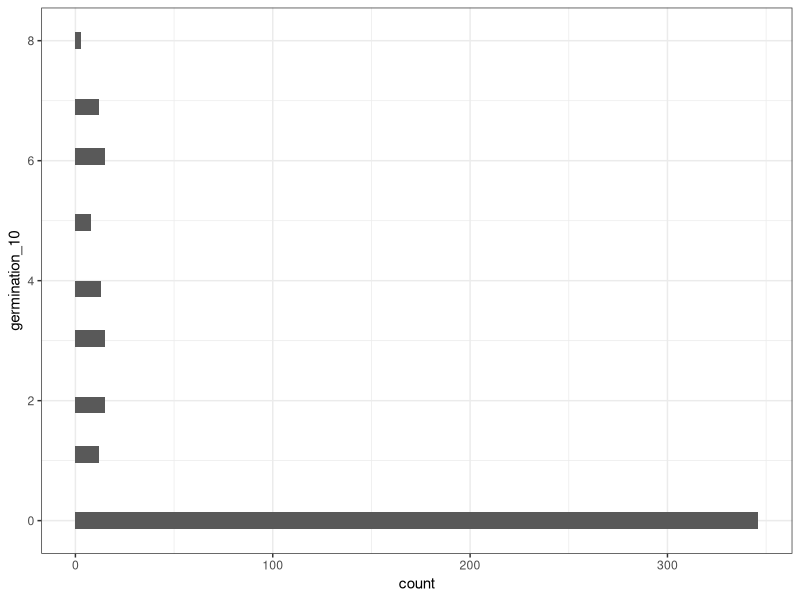
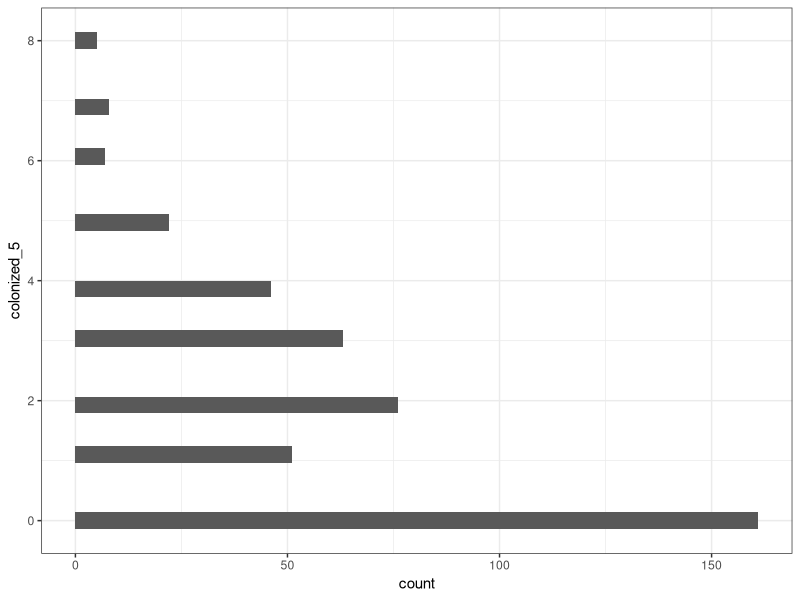
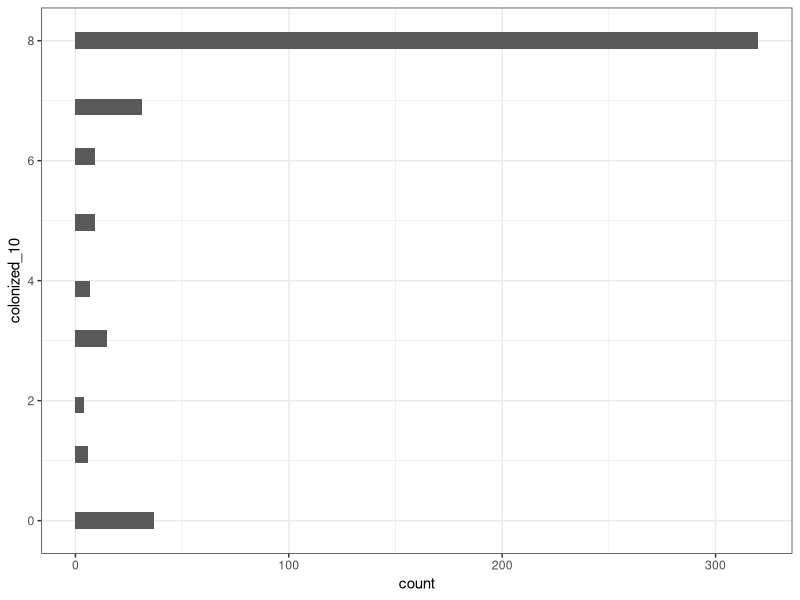
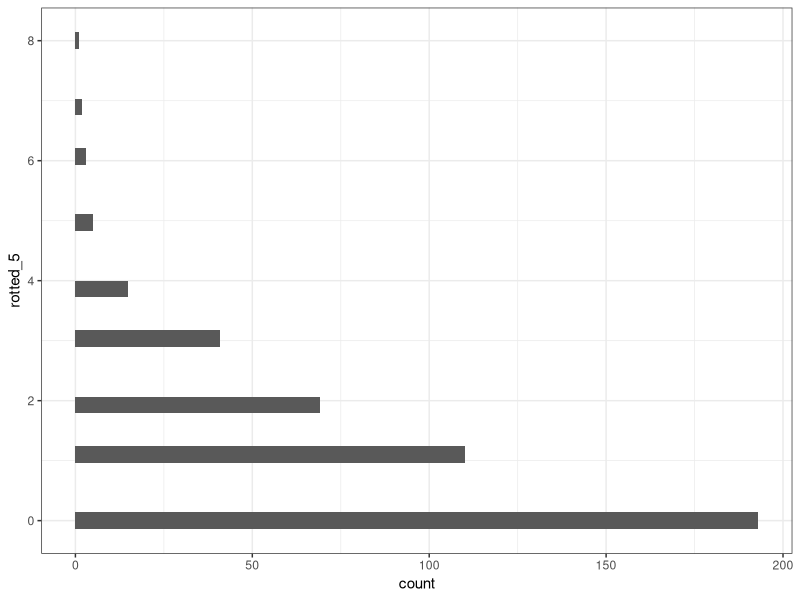
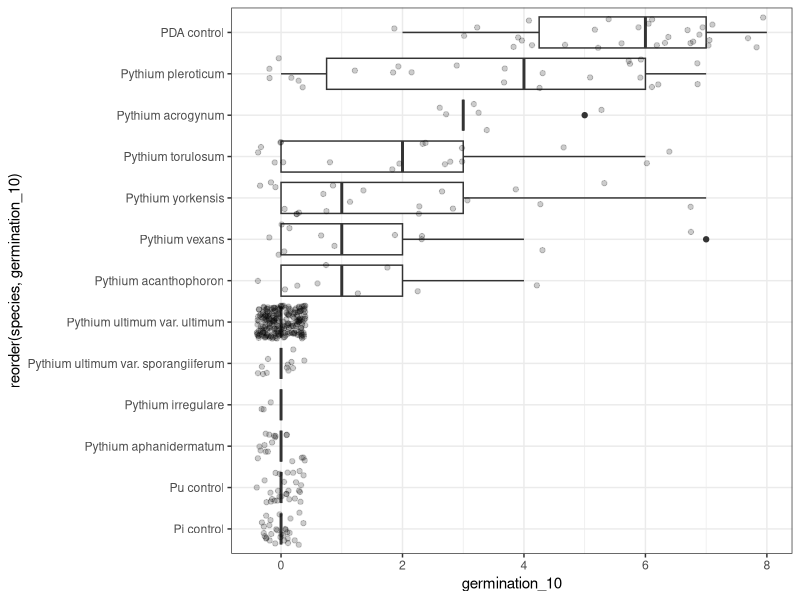
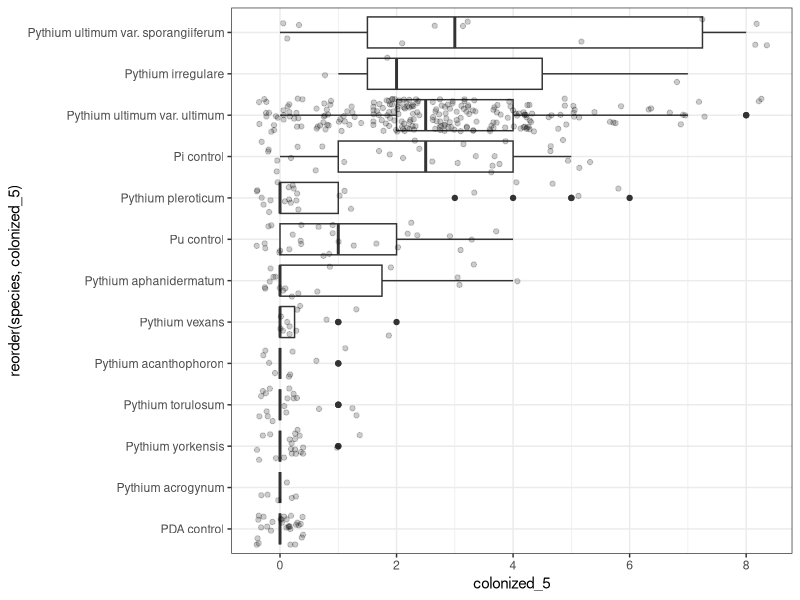
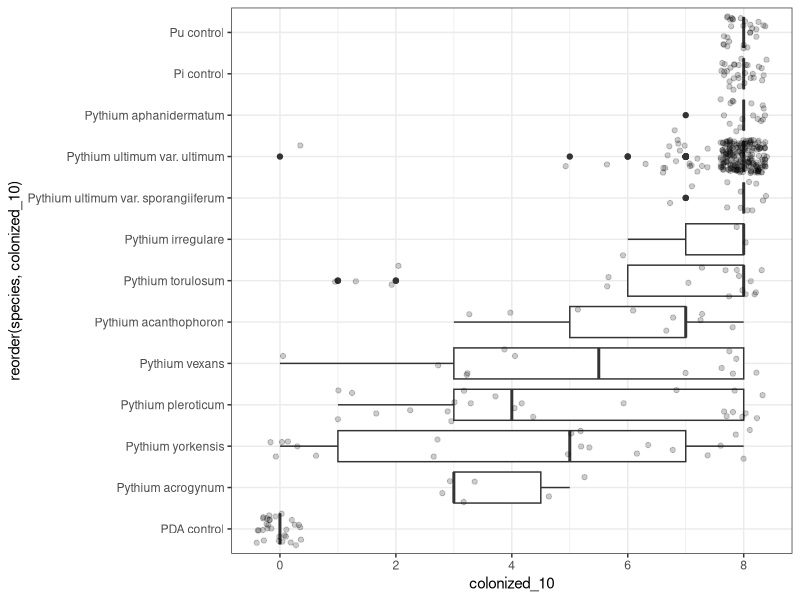
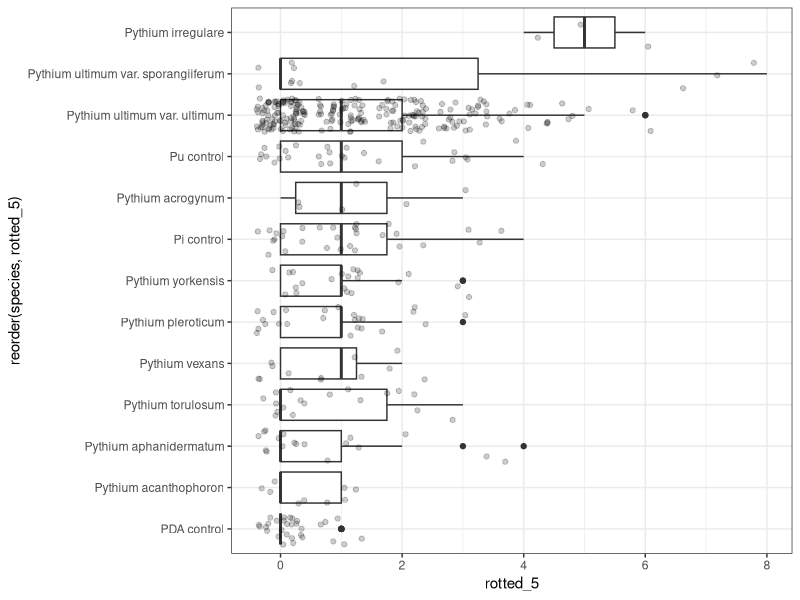

Here is the R script that generated these plots, in order:
## ---- chunk 1
knitr::opts_chunk$set(echo = TRUE)
## ---- chunk 2
library(here)
library(tidyverse)
theme_set(theme_bw())
## ---- chunk 3
# aggressiveness seed assays
seed_soybean <- read_csv(here("output", "clean_data", "01_seed-aggressiveness-soybean_clean-data.csv"))
seed_corn <- read_csv(here("output", "clean_data", "01_seed-aggressiveness-corn_clean-data.csv"))
# aggressiveness seedling assays
seedling_soybean_agar <- read_csv(here("output", "clean_data", "01_seedling-aggressiveness-soybean-agar_clean-data.csv"))
seedling_soybean_millet <- read_csv(here("output", "clean_data", "01_seedling-aggressiveness-soybean-millet_clean-data.csv"))
# effect of media on pythium growth 
media_soybean <- read_csv(here("output", "clean_data", "01_media-effect-pythium-aggressiveness.csv"))
# fungicide sensitivity
fungicide <- read_csv(here("output", "clean_data", "01-fungicide-sensitivty_clean-data.csv"))

## ---- chunk 4
# distributions
seed_soybean %>% 
  ggplot(aes(y = germination_10)) +
  geom_histogram()
  
seed_soybean %>% 
  ggplot(aes(y = colonized_5)) +
  geom_histogram()
  
seed_soybean %>% 
  ggplot(aes(y = colonized_10)) +
  geom_histogram() 

seed_soybean %>% 
  ggplot(aes(y = rotted_5)) +
  geom_histogram() 
# skew distributions in all variables
## ---- chunk 5
seed_soybean %>% 
  filter(!is.na(germination_10)) %>% 
  ggplot(aes(x = reorder(species, germination_10), y = germination_10)) +
  geom_boxplot() + 
  geom_jitter (alpha = 0.2) +
  coord_flip()

seed_soybean %>% 
  filter(!is.na(colonized_5)) %>% 
  ggplot(aes(x = reorder(species, colonized_5), y = colonized_5)) +
  geom_boxplot() + 
  geom_jitter (alpha = 0.2) +
  coord_flip()

seed_soybean %>% 
  filter(!is.na(colonized_10)) %>% 
  ggplot(aes(x = reorder(species, colonized_10), y = colonized_10))+
  geom_boxplot() + 
  geom_jitter (alpha = 0.2) +
  coord_flip()

seed_soybean %>% 
  filter(!is.na(rotted_5)) %>% 
  ggplot(aes(x = reorder(species, rotted_5), y = rotted_5)) +
  geom_boxplot() + 
  geom_jitter (alpha = 0.2) +
  coord_flip() # not that informative, probably drop variable
## ---- chunk 6
# focus on day 10 observations
# filter the most aggressive species, no difference it seems
most_agg_species <- c("Pythium ultimum var. ultimum", "Pythium ultimum var. sporangiiferum", 
                       "Pythium aphanidermatum", "Pu control", "Pi control", "Pythium irregulare")
seed_soybean %>% 
  filter(!is.na(germination_10), 
         !species %in% most_agg_species) %>% 
  ggplot(aes(x = reorder(plate_id, germination_10), y = germination_10, color = species)) +
  geom_point(stat = "summary") 

seed_soybean %>% 
  filter(!is.na(colonized_10), 
         !species %in% most_agg_species) %>% 
  ggplot(aes(x = reorder(plate_id, colonized_10), y = colonized_10, color = species)) +
  geom_point(stat = "summary") 
## ---- chunk 7
# distributions
seed_corn %>% 
  ggplot(aes(y = germination_5)) +
  geom_histogram()
  
seed_corn %>% 
  ggplot(aes(y = colonized_5)) +
  geom_histogram()
  
seed_corn %>% 
  mutate(dry_weight_g = dry_weight_bag_g - bag_weight_g) %>% 
  ggplot(aes(y = dry_weight_g)) +
  geom_histogram()

## ---- chunk 8
seed_corn %>%
  ggplot(aes(x = species, y = germination_5)) +
  geom_boxplot() + 
  geom_jitter (alpha = 0.2) +
  coord_flip()

seed_corn %>% 
  ggplot(aes(x = species, y = colonized_5)) +
  geom_boxplot() + 
  geom_jitter (alpha = 0.2) +
  coord_flip()

seed_corn %>% 
  mutate(dry_weight_g = dry_weight_bag_g - bag_weight_g) %>%   
  ggplot(aes(x = species, y = dry_weight_g)) +
  geom_boxplot() + 
  geom_jitter (alpha = 0.2) +
  coord_flip()

# missing: yorkensis, irregulare, acrogynum, acanthophoron
## ---- chunk 9
seed_corn %>% 
  filter(!is.na(germination_5)) %>% 
  ggplot(aes(x = reorder(plate_id, germination_5), y = germination_5, color = species)) +
  geom_point(stat = "summary") +
  geom_errorbar(stat="summary", fun.data="mean_se", fun.args = list(mult = 1.96), width = 0.2)


seed_corn %>% 
  filter(!is.na(colonized_5)) %>% 
  ggplot(aes(x = reorder(plate_id, colonized_5), y = colonized_5, color = species)) +
  geom_point(stat = "summary") +
  geom_errorbar(stat="summary", fun.data="mean_se", fun.args = list(mult = 1.96), width = 0.2)

seed_corn %>% 
  mutate(dry_weight_g = dry_weight_bag_g - bag_weight_g) %>% 
  filter(!is.na(dry_weight_g)) %>% 
  ggplot(aes(x = reorder(plate_id, dry_weight_g), y = dry_weight_g, color = species)) +
  geom_point(stat = "summary") +
  geom_errorbar(stat="summary", fun.data="mean_se", fun.args = list(mult = 1.96), width = 0.2)
## ---- chunk 10
seedling_soybean_agar %>% 
  ggplot(aes(x = species, y = emergence)) +
  geom_col() +
  coord_flip() 
  
seedling_soybean_agar %>%
  ggplot(aes(x = species, y = plant_mass_g)) +
  geom_boxplot() + 
  geom_jitter (alpha = 0.2) +
  coord_flip()

seedling_soybean_agar %>%
  ggplot(aes(x = species, y = root_mass_g)) +
  geom_boxplot() + 
  geom_jitter (alpha = 0.2) +
  coord_flip()
## ---- chunk 11
seedling_soybean_millet %>%
  ggplot(aes(x = reorder(species, germination), y = germination, color = factor(millet_ml))) +
  geom_boxplot() + 
  geom_jitter (alpha = 0.2) +
  coord_flip() 
  facet_wrap(vars(millet_ml))


seedling_soybean_millet %>%
  mutate(dry_weight_g = envelope_plant_g - envelope_g) %>% 
  ggplot(aes(x = reorder(species, dry_weight_g), y = dry_weight_g, color = factor(millet_ml))) +
  geom_boxplot() + 
  geom_jitter (alpha = 0.2) +
  coord_flip() 

## ---- chunk 12
media_soybean %>% 
  ggplot(aes(x = reorder(type, germination_5), y = germination_5)) +
  geom_boxplot() +
  geom_jitter() +
  facet_wrap(vars(innocolum), scales = "free_x")

media_soybean %>% 
  ggplot(aes(x = reorder(type, germination_10), y = germination_10)) +
  geom_boxplot() +
  geom_jitter() +
  facet_wrap(vars(innocolum), scales = "free_x")


media_soybean %>% 
  ggplot(aes(x = reorder(type, colonized_5), y = colonized_5)) +
  geom_boxplot() +
  geom_jitter() +
  facet_wrap(vars(innocolum), scales = "free_x")
  
media_soybean %>% 
  ggplot(aes(x = reorder(type, colonized_10), y = colonized_5)) +
  geom_boxplot() +
  geom_jitter() +
  facet_wrap(vars(innocolum), scales = "free_x") # not much difference from day 5

# not using the rotted data, most is missing data
media_soybean %>% 
  ggplot(aes(x = reorder(type, rotted_5), y = rotted_5)) +
  geom_boxplot() +
  geom_jitter() +
  facet_wrap(vars(innocolum), scales = "free_x")
  
media_soybean %>% 
  ggplot(aes(x = reorder(type, rotted_10), y = rotted_5)) +
  geom_boxplot() +
  geom_jitter() +
  facet_wrap(vars(innocolum), scales = "free_x") 
